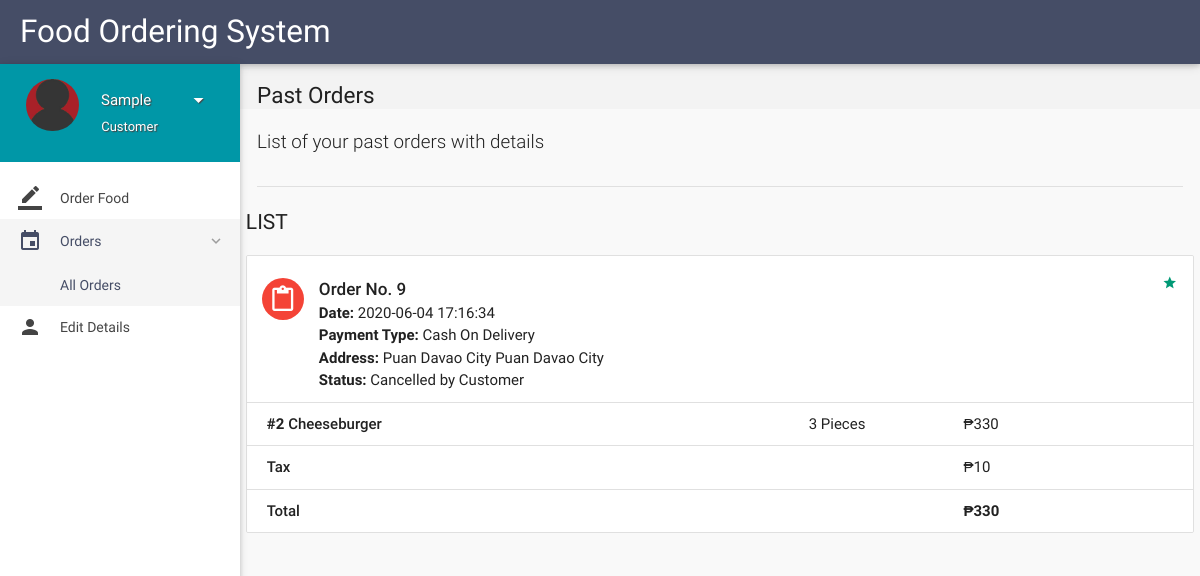
/orders.php (signed in), run on the app's committed database.
### tables this page shows
CREATE TABLE IF NOT EXISTS `orders` (
  `id` int(11) NOT NULL,
  `customer_id` int(11) NOT NULL,
  `address` varchar(300) NOT NULL,
  `description` varchar(300) NOT NULL,
  `date` datetime NOT NULL DEFAULT CURRENT_TIMESTAMP,
  `payment_type` varchar(16) NOT NULL DEFAULT 'Wallet',
  `total` int(11) NOT NULL,
  `status` varchar(25) NOT NULL DEFAULT 'Yet to be delivered',
  `deleted` tinyint(4) NOT NULL DEFAULT '0'
);

CREATE TABLE IF NOT EXISTS `order_details` (
  `id` int(11) NOT NULL,
  `order_id` int(11) NOT NULL,
  `item_id` int(11) NOT NULL,
  `quantity` int(11) NOT NULL,
  `price` int(11) NOT NULL
);

CREATE TABLE IF NOT EXISTS `items` (
  `id` int(11) NOT NULL,
  `name` varchar(20) NOT NULL,
  `price` int(11) NOT NULL,
  `deleted` tinyint(4) NOT NULL DEFAULT '0'
);

### includes/connect.php (called while the page is built, shortened)
<?php
$name = $_SESSION['name'];
$role = $_SESSION['role'];
?>

### includes/wallet.php (called while the page is built, shortened)
<?php
$user_id=$_SESSION['user_id'];
?>

### orders.php (the view, shortened to what this page needs)
<?php
include 'includes/connect.php';
include 'includes/wallet.php';
	if($_SESSION['customer_sid']==session_id())
	{
		?>
<!DOCTYPE html>
<html lang="en">
<head>
  <link href="css/materialize.min.css" type="text/css" rel="stylesheet" media="screen,projection">
  <link href="css/style.min.css" type="text/css" rel="stylesheet" media="screen,projection">
  <link href="css/custom/custom.min.css" type="text/css" rel="stylesheet" media="screen,projection">
  <link href="js/plugins/perfect-scrollbar/perfect-scrollbar.css" type="text/css" rel="stylesheet" media="screen,projection">
</head>
<body>
  <header id="header" class="page-topbar">
        <div class="navbar-fixed">
            <nav class="navbar-color">
                <div class="nav-wrapper">
                    <ul class="left">
                      <li><h1 class="logo-wrapper"><a href="index.php" class="brand-logo darken-1">Food Ordering System</a> </h1></li>
                    </ul>
                </div>
            </nav>
        </div>
  </header>
  <div id="main">
    <div class="wrapper">
      <aside id="left-sidebar-nav">
        <ul id="slide-out" class="side-nav fixed leftside-navigation">
            <li class="user-details cyan darken-2">
            <div class="row">
                <div class="col col s4 m4 l4">
                    <img src="images/avatar.jpg" alt="" class="circle responsive-img valign profile-image">
                </div>
                <div class="col col s8 m8 l8">
                    <a class="btn-flat dropdown-button waves-effect waves-light white-text profile-btn" href="#" data-activates="profile-dropdown"><?php echo $name;?> <i class="mdi-navigation-arrow-drop-down right"></i></a>
                    <p class="user-roal"><?php echo $role;?></p>
                </div>
            </div>
            </li>
            <li class="bold"><a href="index.php" class="waves-effect waves-cyan"><i class="mdi-editor-border-color"></i> Order Food</a>
            </li>
                <li class="no-padding">
                    <ul class="collapsible collapsible-accordion">
                        <li class="bold"><a class="collapsible-header waves-effect waves-cyan active"><i class="mdi-editor-insert-invitation"></i> Orders</a>
                            <div class="collapsible-body">
                                <ul>
								<li class="<?php
								if(!isset($_GET['status'])){
										echo 'active';
									}?>
									"><a href="orders.php">All Orders</a>
                                </li>
                                </ul>
                            </div>
                        </li>
                    </ul>
                </li>
            <li class="bold"><a href="details.php" class="waves-effect waves-cyan"><i class="mdi-social-person"></i> Edit Details</a>
            </li>
        </ul>
        </aside>
      <section id="content">
        <div id="breadcrumbs-wrapper">
          <div class="container">
            <div class="row">
              <div class="col s12 m12 l12">
                <h5 class="breadcrumbs-title">Past Orders</h5>
              </div>
            </div>
          </div>
        </div>
        <div class="container">
          <p class="caption">List of your past orders with details</p>
          <div class="divider"></div>
<div id="work-collections" class="seaction">
					<?php
					if(isset($_GET['status'])){
						$status = $_GET['status'];
					}
					else{
						$status = '%';
					}
					$sql = mysqli_query($con, "SELECT * FROM orders WHERE customer_id = $user_id AND status LIKE '$status';;");
					echo '              <div class="row">
                <div>
                    <h4 class="header">List</h4>
                    <ul id="issues-collection" class="collection">';
					while($row = mysqli_fetch_array($sql))
					{
						$status = $row['status'];
						echo '<li class="collection-item avatar">
                              <i class="mdi-content-content-paste red circle"></i>
                              <span class="collection-header">Order No. '.$row['id'].'</span>
                              <p><strong>Date:</strong> '.$row['date'].'</p>
                              <p><strong>Payment Type:</strong> '.$row['payment_type'].'</p>
							  <p><strong>Address: </strong>'.$row['address'].'</p>
                              <p><strong>Status:</strong> '.($status=='Paused' ? 'Paused <a  data-position="bottom" data-delay="50" data-tooltip="Please contact administrator for further details." class="btn-floating waves-effect waves-light tooltipped cyan">    ?</a>' : $status).'</p>
							  '.(!empty($row['description']) ? '<p><strong>Note: </strong>'.$row['description'].'</p>' : '').'
							  <a href="#" class="secondary-content"><i class="mdi-action-grade"></i></a>
                              </li>';
						$order_id = $row['id'];
						$sql1 = mysqli_query($con, "SELECT * FROM order_details WHERE order_id = $order_id;");
						while($row1 = mysqli_fetch_array($sql1))
						{
							$item_id = $row1['item_id'];
							$sql2 = mysqli_query($con, "SELECT * FROM items WHERE id = $item_id;");
							while($row2 = mysqli_fetch_array($sql2)){
								$item_name = $row2['name'];
              }
              $tax = 10;
							echo '<li class="collection-item">
                            <div class="row">
                            <div class="col s7">
                            <p class="collections-title"><strong>#'.$row1['item_id'].'</strong> '.$item_name.'</p>
                            </div>
                            <div class="col s2">
                            <span>'.$row1['quantity'].' Pieces</span>
                            </div>
                            <div class="col s3">
                            <span>₱'.$row1['price'].'</span>
                            </div>
                            </div>
                            </li>';
            }
                echo'<li class="collection-item">
                                        <div class="row">
                                            <div class="col s7">
                                                <p class="collections-title"> Tax</p>
                                            </div>
                                            <div class="col s2">
                      <span> </span>
                </div>
                <div class="col s3">
                    <span>₱'.$tax.'</span>
                </div>';
								echo'<li class="collection-item">
                                        <div class="row">
                                            <div class="col s7">
                                                <p class="collections-title"> Total</p>
                                            </div>
                                            <div class="col s2">
											<span> </span>
                                            </div>
                                            <div class="col s3">
                                                <span><strong>₱'.$row['total'].'</strong></span>
                                            </div>';
								echo'</div></li>';
					}
					?>
					 </ul>
                </div>
              </div>
            </div>
        </div>
      </section>
    </div>
  </div>
</body>
</html>
<?php
	}
?>

### data on the page
orders: id "9", date "2020-06-04 17:16:34", payment_type "Cash On Delivery", address "Puan Davao City Puan Davao City", status "Cancelled by Customer", tax "10", total "330"
order_details: item "2", item.name "Cheeseburger", quantity "3", price "330"

### other printed values
$name "Sample"
$role "Customer"
